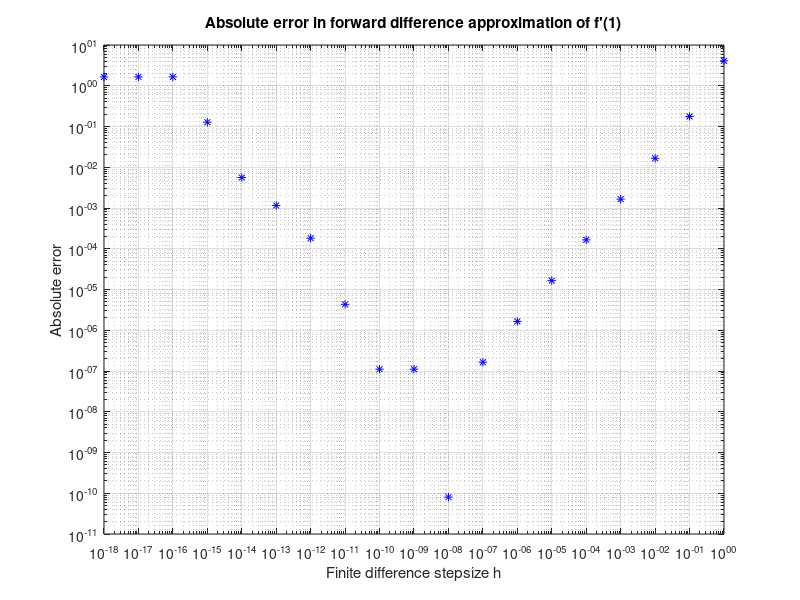

The MATLAB source for this figure: (Note: this script raises an error after producing the figure.)
% MATH2089 NM Tutorial Week 7 - Matlab

%% QUESTION 1

% (a) smallest sensible h 
% need x+h > x, i.e., h > eps*|x|

% (b) define f(x) = e^(x^2/2) and its exact derivative f'(x)
f = @(x) exp(x.^2/2);
df = @(x) x.*exp(x.^2/2);

% (c) forward difference at x = 1 for h = 1,10^(-1),...,10^(-18)
h = 10.^(-[0:18])
fwd_diff = (f(1+h) - f(1))./h

% (d) absolute error
err = abs(fwd_diff - df(1))

% (e) log-log plot
figure(1)
loglog(h, err, 'b*')
xlabel('Finite difference stepsize h');
ylabel('Absolute error');
title("Absolute error in forward difference approximation of f'(1)");
xlim([1e-18 1]) 
grid on

% (f) optimize h 
% balance roundoff error with truncation error => eps/h = h
h = eps^(1/2)

% (g) Why is the error constant for h = 10^(-16), 10^(-17), 10^(-18)?
% For h < eps, x + h evaluates to x so their approximation is always 0
% The absolute error is then just the exact value of the derivative.

%% QUESTION 2

% (a) Integrate 1/x from 1 to 2. True solution is log(2).
f = @(x) 1./x;
a = 1; b = 2;
soln = log(2);

% (b)(c) Use trapezoidal rule, Simpson's rule, and Gauss-Legendre rule
% Download math2089gauleg.m from the coures Moodle page


Nvalues = [8, 16, 32, 64];
Ncount = 4;

E_trap = zeros(1,Ncount);
E_simp = zeros(1,Ncount);
E_gl   = zeros(1,Ncount);

fprintf(' N  trap       simp       gauleg\n');

for i = 1:Ncount
    N = Nvalues(i); 
    h = (b-a)/N;
    x_eq = linspace(a,b,N+1);
    
    w_trap = h * [1/2 ones(1, N-1) 1/2];
    Q_trap = sum(w_trap .* f(x_eq));
    E_trap(i) = abs(Q_trap - soln);
    
    w_simp = [1 2*ones(1,N-1) 1];   % 1, 2, 2, ..., 1
    w_simp(2:2:N) = 4;              % 1, 4, 2, 4, 2, 4, ... , 1
    w_simp = w_simp * (h/3);
    Q_simp = sum(w_simp .* f(x_eq));
    E_simp(i) = abs(Q_simp - soln);
    
    [x, w] = math2089gauleg(N);     % get points and weights for [-1, 1]
    x_gl = (a+b)/2 + (b-a)/2 * x;   % map points into [a,b]
    w_gl = (b-a)/2 * w;             % map weights into [a,b]
    Q_gl = sum(w_gl .* f(x_gl));
    E_gl(i) = abs(Q_gl - soln);

    fprintf('%2.d %10.3e %10.3e %10.3e\n', ...
        N, E_trap(i), E_simp(i), E_gl(i)); 
end

% (d) Compare the ratios of successive errors as N doubles
%     to see if the methods are converging at their theoretical rates
%
% Trapezoidal rule is order 2 if f is C^2[a,b]
% Simpson's rule is order 4 if f is C^4[a,b]
% Gauss-Legendre rule converges very fast (factorial) if f is C^(2N)[a,b]

% The function 1/x is smooth in the interval [1,2]
R_trap = E_trap(1:end-1) ./ E_trap(2:end) % ratio ~ 4 => order 2 
R_simp = E_simp(1:end-1) ./ E_simp(2:end) % ratio ~ 16 => order 4
R_gl = E_gl(1:end-1) ./ E_gl(2:end) 
% GL converges very fast to eps. The ratio is meaningless.
%% QUESTION 3

% 1) Integrate sin(x)^(1/3) from x = 0 to x = 2
% 2) Integrate |cos(x)| from x = 0 to x = pi
f1 = @(x) sin(x).^(1/3);
f2 = @(x) abs(cos(x));

% (a) Plot integrands
figure(2)
subplot(1,2,1)
t = linspace(0, 2, 101);
plot(t, f1(t))  
title('sin(x)^{1/3}')
grid on

subplot(1,2,2)
t = linspace(0, pi, 101);
plot(t, f2(t))
title('|cos(x)|')
grid on

% (b) Difficult features and fixes
% f1 has unbounded derivative at x = 0
% Fix: For small x, sin(x) ~ x, so the integrand behaves like x^(1/3).
%      Substituting x = y^3 yields a smooth integrand
%      3y^2sin(y^3)^(1/3)
f1b = @(y) 3*y.^2 .* sin(y.^(1/3)).^(1/3)
figure(3)
t = linspace (0, 2^(1/3), 101);
plot(t,f1b(t))

% f2 has derivative discontinuity at x=pi/2
% Fix: split into two integrals from 0 to pi/2 and from pi/2 to pi

%% (c) Adaptive quadrature
% Set 'AbsTol', 1e-10, 'RelTol', 2e-8 
% (Matlab default: 1e-10 and 1e-6)
% (Python default: 1.49e-8 and 1.49e-8)
format long
i1 = integral(f1, 0, 2, 'AbsTol', 1e-10, 'RelTol', 2e-8)
i2 = integral(f2, 0, pi, 'AbsTol', 1e-10, 'RelTol', 2e-8)
